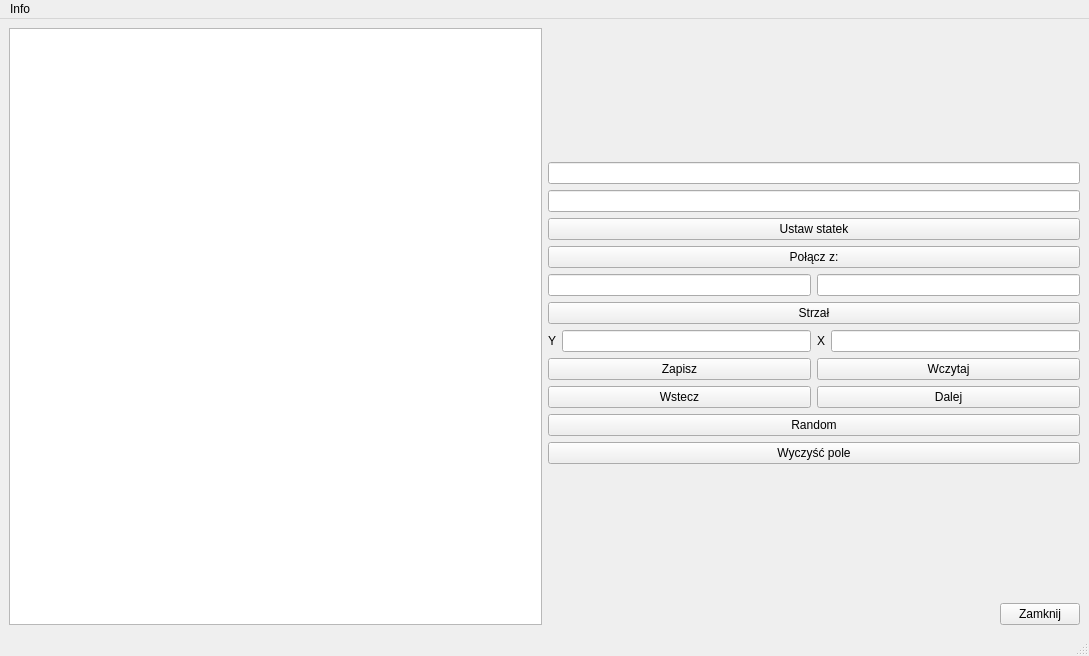
<?xml version="1.0" encoding="UTF-8"?>
<ui version="4.0">
 <class>MainWindow</class>
 <widget class="QMainWindow" name="MainWindow">
  <property name="geometry">
   <rect>
    <x>0</x>
    <y>0</y>
    <width>1089</width>
    <height>656</height>
   </rect>
  </property>
  <property name="sizePolicy">
   <sizepolicy hsizetype="Fixed" vsizetype="Fixed">
    <horstretch>0</horstretch>
    <verstretch>0</verstretch>
   </sizepolicy>
  </property>
  <property name="minimumSize">
   <size>
    <width>0</width>
    <height>0</height>
   </size>
  </property>
  <property name="maximumSize">
   <size>
    <width>1253</width>
    <height>804</height>
   </size>
  </property>
  <property name="windowTitle">
   <string>MainWindow</string>
  </property>
  <widget class="QWidget" name="centralwidget">
   <layout class="QHBoxLayout" name="horizontalLayout">
    <item>
     <layout class="QGridLayout" name="gridLayout">
      <property name="leftMargin">
       <number>0</number>
      </property>
      <item row="0" column="0">
       <widget class="QGraphicsView" name="my_screen"/>
      </item>
      <item row="0" column="1">
       <layout class="QVBoxLayout" name="verticalLayout">
        <item>
         <spacer name="verticalSpacer">
          <property name="orientation">
           <enum>Qt::Vertical</enum>
          </property>
          <property name="sizeHint" stdset="0">
           <size>
            <width>20</width>
            <height>40</height>
           </size>
          </property>
         </spacer>
        </item>
        <item>
         <widget class="QLineEdit" name="set_X"/>
        </item>
        <item>
         <widget class="QLineEdit" name="set_Y"/>
        </item>
        <item>
         <widget class="QPushButton" name="set_ship_btn">
          <property name="text">
           <string>Ustaw statek</string>
          </property>
         </widget>
        </item>
        <item>
         <widget class="QPushButton" name="connect_btn">
          <property name="text">
           <string>Połącz z:</string>
          </property>
         </widget>
        </item>
        <item>
         <layout class="QHBoxLayout" name="horizontalLayout_4">
          <item>
           <widget class="QLineEdit" name="ip_addr_field"/>
          </item>
          <item>
           <widget class="QLineEdit" name="port_field"/>
          </item>
         </layout>
        </item>
        <item>
         <widget class="QPushButton" name="shot_btn">
          <property name="text">
           <string>Strzał</string>
          </property>
         </widget>
        </item>
        <item>
         <layout class="QHBoxLayout" name="horizontalLayout_2">
          <item>
           <widget class="QLabel" name="label">
            <property name="text">
             <string>Y</string>
            </property>
           </widget>
          </item>
          <item>
           <widget class="QLineEdit" name="x_field"/>
          </item>
          <item>
           <widget class="QLabel" name="label_2">
            <property name="text">
             <string>X</string>
            </property>
           </widget>
          </item>
          <item>
           <widget class="QLineEdit" name="y_field"/>
          </item>
         </layout>
        </item>
        <item>
         <layout class="QHBoxLayout" name="horizontalLayout_3">
          <item>
           <widget class="QPushButton" name="save_btn">
            <property name="text">
             <string>Zapisz</string>
            </property>
           </widget>
          </item>
          <item>
           <widget class="QPushButton" name="read_file_btn">
            <property name="text">
             <string>Wczytaj</string>
            </property>
           </widget>
          </item>
         </layout>
        </item>
        <item>
         <layout class="QHBoxLayout" name="horizontalLayout_5">
          <item>
           <widget class="QPushButton" name="back_btn">
            <property name="text">
             <string>Wstecz</string>
            </property>
           </widget>
          </item>
          <item>
           <widget class="QPushButton" name="next_btn">
            <property name="text">
             <string>Dalej</string>
            </property>
           </widget>
          </item>
         </layout>
        </item>
        <item>
         <widget class="QPushButton" name="gen_rand_btn">
          <property name="text">
           <string>Random</string>
          </property>
         </widget>
        </item>
        <item>
         <widget class="QPushButton" name="clear_btn">
          <property name="text">
           <string>Wyczyść pole</string>
          </property>
         </widget>
        </item>
        <item>
         <spacer name="verticalSpacer_2">
          <property name="orientation">
           <enum>Qt::Vertical</enum>
          </property>
          <property name="sizeHint" stdset="0">
           <size>
            <width>20</width>
            <height>40</height>
           </size>
          </property>
         </spacer>
        </item>
        <item>
         <layout class="QHBoxLayout" name="horizontalLayout_6">
          <item>
           <spacer name="horizontalSpacer">
            <property name="orientation">
             <enum>Qt::Horizontal</enum>
            </property>
            <property name="sizeHint" stdset="0">
             <size>
              <width>40</width>
              <height>20</height>
             </size>
            </property>
           </spacer>
          </item>
          <item>
           <widget class="QPushButton" name="exit_btn">
            <property name="text">
             <string>Zamknij</string>
            </property>
           </widget>
          </item>
         </layout>
        </item>
       </layout>
      </item>
     </layout>
    </item>
   </layout>
  </widget>
  <widget class="QMenuBar" name="menubar">
   <property name="geometry">
    <rect>
     <x>0</x>
     <y>0</y>
     <width>1089</width>
     <height>27</height>
    </rect>
   </property>
   <widget class="QMenu" name="menuINfo">
    <property name="title">
     <string>Info</string>
    </property>
    <addaction name="actionInstruction"/>
   </widget>
   <addaction name="menuINfo"/>
  </widget>
  <widget class="QStatusBar" name="statusbar"/>
  <action name="actionInstruction">
   <property name="text">
    <string>Instruction</string>
   </property>
  </action>
 </widget>
 <resources/>
 <connections/>
</ui>
